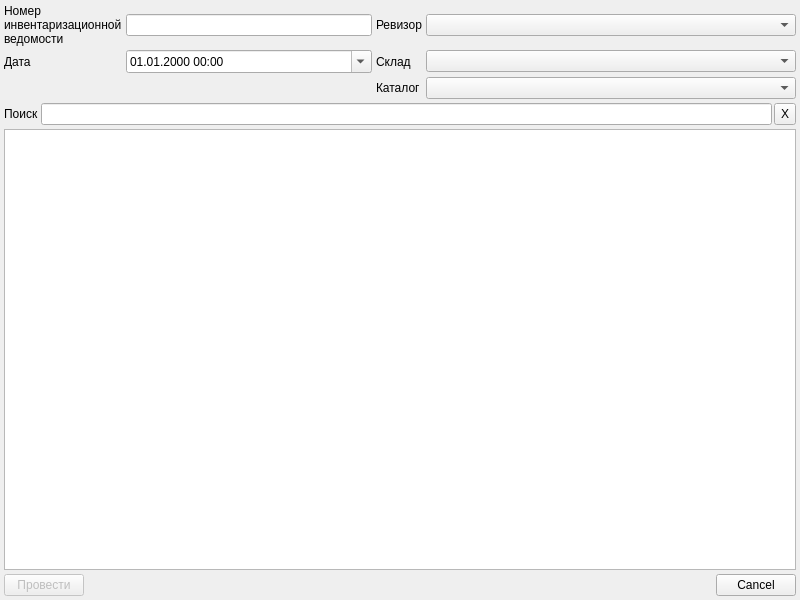
<?xml version="1.0" encoding="UTF-8"?>
<ui version="4.0">
 <class>InventoryDocumentDialog</class>
 <widget class="QDialog" name="InventoryDocumentDialog">
  <property name="geometry">
   <rect>
    <x>0</x>
    <y>0</y>
    <width>800</width>
    <height>600</height>
   </rect>
  </property>
  <property name="windowTitle">
   <string>Dialog</string>
  </property>
  <layout class="QGridLayout" name="gridLayout_2">
   <property name="margin">
    <number>4</number>
   </property>
   <property name="spacing">
    <number>4</number>
   </property>
   <item row="0" column="0" colspan="2">
    <layout class="QGridLayout" name="gridLayout">
     <property name="spacing">
      <number>4</number>
     </property>
     <item row="2" column="2">
      <widget class="QLabel" name="lblCatalog">
       <property name="text">
        <string>Каталог</string>
       </property>
      </widget>
     </item>
     <item row="0" column="3">
      <widget class="CUserComboBox" name="cmbUser">
       <property name="sizePolicy">
        <sizepolicy hsizetype="Expanding" vsizetype="Fixed">
         <horstretch>60</horstretch>
         <verstretch>0</verstretch>
        </sizepolicy>
       </property>
      </widget>
     </item>
     <item row="1" column="0">
      <widget class="QLabel" name="lblDate">
       <property name="text">
        <string>Дата</string>
       </property>
      </widget>
     </item>
     <item row="0" column="0">
      <widget class="QLabel" name="lblNumber">
       <property name="text">
        <string>Номер инвентаризационной ведомости</string>
       </property>
       <property name="wordWrap">
        <bool>true</bool>
       </property>
      </widget>
     </item>
     <item row="1" column="3">
      <widget class="CStoreComboBox" name="cmbStore">
       <property name="sizePolicy">
        <sizepolicy hsizetype="Expanding" vsizetype="Fixed">
         <horstretch>60</horstretch>
         <verstretch>0</verstretch>
        </sizepolicy>
       </property>
      </widget>
     </item>
     <item row="1" column="2">
      <widget class="QLabel" name="lblStore">
       <property name="text">
        <string>Склад</string>
       </property>
      </widget>
     </item>
     <item row="0" column="1">
      <widget class="QLineEdit" name="edtNumber">
       <property name="sizePolicy">
        <sizepolicy hsizetype="Expanding" vsizetype="Fixed">
         <horstretch>40</horstretch>
         <verstretch>0</verstretch>
        </sizepolicy>
       </property>
      </widget>
     </item>
     <item row="2" column="3">
      <widget class="CCatalogComboBox" name="cmbCatalog">
       <property name="sizePolicy">
        <sizepolicy hsizetype="Expanding" vsizetype="Fixed">
         <horstretch>60</horstretch>
         <verstretch>0</verstretch>
        </sizepolicy>
       </property>
      </widget>
     </item>
     <item row="0" column="2">
      <widget class="QLabel" name="lblUser">
       <property name="text">
        <string>Ревизор</string>
       </property>
      </widget>
     </item>
     <item row="1" column="1">
      <widget class="QDateTimeEdit" name="edtDatetime">
       <property name="sizePolicy">
        <sizepolicy hsizetype="Minimum" vsizetype="Fixed">
         <horstretch>0</horstretch>
         <verstretch>0</verstretch>
        </sizepolicy>
       </property>
       <property name="displayFormat">
        <string>dd.MM.yyyy HH:mm</string>
       </property>
       <property name="calendarPopup">
        <bool>true</bool>
       </property>
      </widget>
     </item>
    </layout>
   </item>
   <item row="1" column="0" colspan="2">
    <layout class="QHBoxLayout" name="horizontalLayout">
     <property name="spacing">
      <number>2</number>
     </property>
     <item>
      <widget class="QLabel" name="lblSearch">
       <property name="text">
        <string>Поиск</string>
       </property>
      </widget>
     </item>
     <item>
      <widget class="CLineEdit" name="edtSearch"/>
     </item>
     <item>
      <widget class="QToolButton" name="btnResetSearch">
       <property name="sizePolicy">
        <sizepolicy hsizetype="Minimum" vsizetype="Minimum">
         <horstretch>0</horstretch>
         <verstretch>0</verstretch>
        </sizepolicy>
       </property>
       <property name="text">
        <string>X</string>
       </property>
      </widget>
     </item>
    </layout>
   </item>
   <item row="2" column="0" colspan="2">
    <widget class="CItemListView" name="tblItems"/>
   </item>
   <item row="3" column="0">
    <widget class="QPushButton" name="btnSaveInventory">
     <property name="enabled">
      <bool>false</bool>
     </property>
     <property name="text">
      <string>Провести</string>
     </property>
    </widget>
   </item>
   <item row="3" column="1">
    <widget class="QDialogButtonBox" name="buttonBox">
     <property name="orientation">
      <enum>Qt::Horizontal</enum>
     </property>
     <property name="standardButtons">
      <set>QDialogButtonBox::Cancel</set>
     </property>
    </widget>
   </item>
  </layout>
 </widget>
 <customwidgets>
  <customwidget>
   <class>CLineEdit</class>
   <extends>QLineEdit</extends>
   <header>library/LineEdit</header>
  </customwidget>
  <customwidget>
   <class>CItemListView</class>
   <extends>QTableView</extends>
   <header>library/ItemListView.h</header>
  </customwidget>
  <customwidget>
   <class>CStoreComboBox</class>
   <extends>QComboBox</extends>
   <header>Pharmacy/ItemListComboBox.h</header>
  </customwidget>
  <customwidget>
   <class>CUserComboBox</class>
   <extends>QComboBox</extends>
   <header>Pharmacy/ItemListComboBox.h</header>
  </customwidget>
  <customwidget>
   <class>CCatalogComboBox</class>
   <extends>QComboBox</extends>
   <header>Pharmacy/ItemListComboBox.h</header>
  </customwidget>
 </customwidgets>
 <tabstops>
  <tabstop>edtNumber</tabstop>
  <tabstop>edtDatetime</tabstop>
  <tabstop>cmbUser</tabstop>
  <tabstop>cmbStore</tabstop>
  <tabstop>cmbCatalog</tabstop>
  <tabstop>edtSearch</tabstop>
  <tabstop>btnResetSearch</tabstop>
  <tabstop>tblItems</tabstop>
  <tabstop>btnSaveInventory</tabstop>
  <tabstop>buttonBox</tabstop>
 </tabstops>
 <resources/>
 <connections>
  <connection>
   <sender>buttonBox</sender>
   <signal>accepted()</signal>
   <receiver>InventoryDocumentDialog</receiver>
   <slot>accept()</slot>
   <hints>
    <hint type="sourcelabel">
     <x>341</x>
     <y>475</y>
    </hint>
    <hint type="destinationlabel">
     <x>157</x>
     <y>274</y>
    </hint>
   </hints>
  </connection>
  <connection>
   <sender>buttonBox</sender>
   <signal>rejected()</signal>
   <receiver>InventoryDocumentDialog</receiver>
   <slot>reject()</slot>
   <hints>
    <hint type="sourcelabel">
     <x>409</x>
     <y>475</y>
    </hint>
    <hint type="destinationlabel">
     <x>286</x>
     <y>274</y>
    </hint>
   </hints>
  </connection>
 </connections>
</ui>
